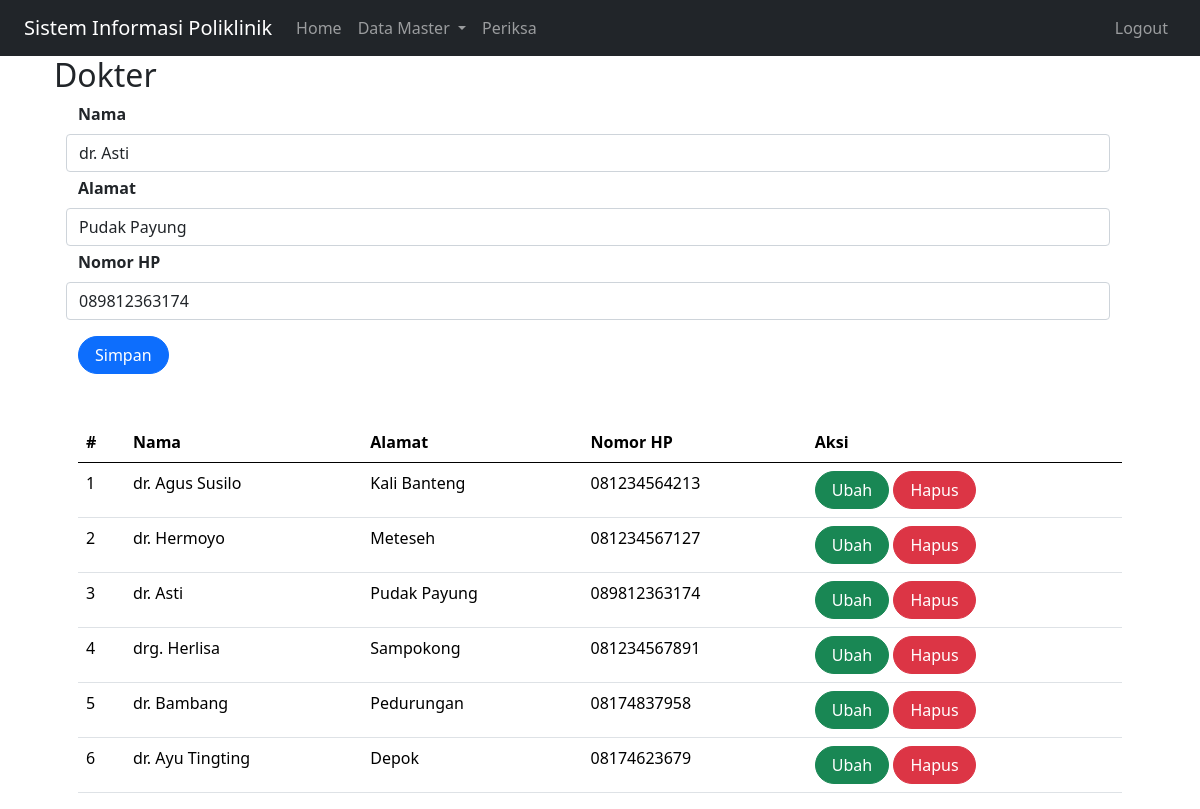
/index.php?page=dokter&id=3 (signed in), run on the app's committed database.
### tables this page shows
CREATE TABLE `dokter` (
  `id` int(10) NOT NULL,
  `nama` varchar(255) DEFAULT NULL,
  `alamat` varchar(50) DEFAULT NULL,
  `no_hp` varchar(50) DEFAULT NULL
);

### dokter.php (the view, shortened to what this page needs)
<?php
    include 'koneksi.php';
?>
<!DOCTYPE html>
<html lang="en">
<head>
    <link href="https://cdn.jsdelivr.net/npm/bootstrap@5.0.2/dist/css/bootstrap.min.css" rel="stylesheet">
</head>
<body>
    <div class = "container">
        <form class="form row" method="POST" action="" name="myForm" onsubmit="return(validate());">
            <?php
                $nama = '';
                $alamat = '';
                $no_hp = '';
                if (isset($_GET['id'])) {
                    $ambil = mysqli_query($mysqli, "SELECT * FROM dokter
                    WHERE id='" . $_GET['id'] . "'");
                    while ($row = mysqli_fetch_array($ambil)) {
                        $nama = $row['nama'];
                        $alamat = $row['alamat'];
                        $no_hp = $row['no_hp'];
                    }
                ?>
                <?php
                }
                ?>
            <div class="row">
                <label for="inputNama" class="form-label fw-bold">
                    Nama
                </label>
                <input type="text" class="form-control" name="nama" id="inputNama" placeholder="Nama" value="<?php echo $nama ?>">
            </div>
            <div class="row mt-1">
                <label for="inputAlamat" class="form-label fw-bold">
                    Alamat
                </label>
                <input type="text" class="form-control" name="alamat" id="inputAlamat" placeholder="Alamat" value="<?php echo $alamat ?>">
            </div>
            <div class="row mt-1">
                <label for="inputNoHp" class="form-label fw-bold">
                    Nomor HP
                </label>
                <input type="text" class="form-control" name="no_hp" id="inputNoHp" placeholder="Nomor HP" value="<?php echo $no_hp ?>">
            </div>
            <div class="row mt-3">
                <div class = col>
                <button type="submit" class="btn btn-primary rounded-pill px-3 mt-auto" name="simpan">Simpan</button>
                </div>
            </div>
        </form>
        <br>
        <br>
        <table class="table table-hover">
            <thead>
                <tr>
                    <th scope="col">#</th>
                    <th scope="col">Nama</th>
                    <th scope="col">Alamat</th>
                    <th scope="col">Nomor HP</th>
                    <th scope="col">Aksi</th>
                </tr>
            </thead>
            <tbody>
                <?php
                    $result = mysqli_query($mysqli, "SELECT * FROM dokter");
                    $no = 1;
                    while ($data = mysqli_fetch_array($result)) {
                    ?>
                        <tr>
                            <td><?php echo $no++ ?></td>
                            <td><?php echo $data['nama'] ?></td>
                            <td><?php echo $data['alamat'] ?></td>
                            <td><?php echo $data['no_hp'] ?></td>
                            <td>
                                <a class="btn btn-success rounded-pill px-3" href="index.php?page=dokter&id=<?php echo $data['id'] ?>">Ubah</a>
                                <a class="btn btn-danger rounded-pill px-3" href="index.php?page=dokter&id=<?php echo $data['id'] ?>&aksi=hapus">Hapus</a>
                            </td>
                        </tr>
                    <?php
                    }
                    ?>
            </tbody>
        </table>
</body>
</html>

### data on the page
dokter: nama "dr. Asti", alamat "Pudak Payung", no_hp "089812363174"
dokter: nama "dr. Agus Susilo", alamat "Kali Banteng", no_hp "081234564213"
dokter: nama "dr. Hermoyo", alamat "Meteseh", no_hp "081234567127"
dokter: nama "drg. Herlisa", alamat "Sampokong", no_hp "081234567891"
dokter: nama "dr. Bambang", alamat "Pedurungan", no_hp "08174837958"
dokter: nama "dr. Ayu Tingting", alamat "Depok", no_hp "08174623679"

### other printed values
$_GET['page'] "Dokter"
